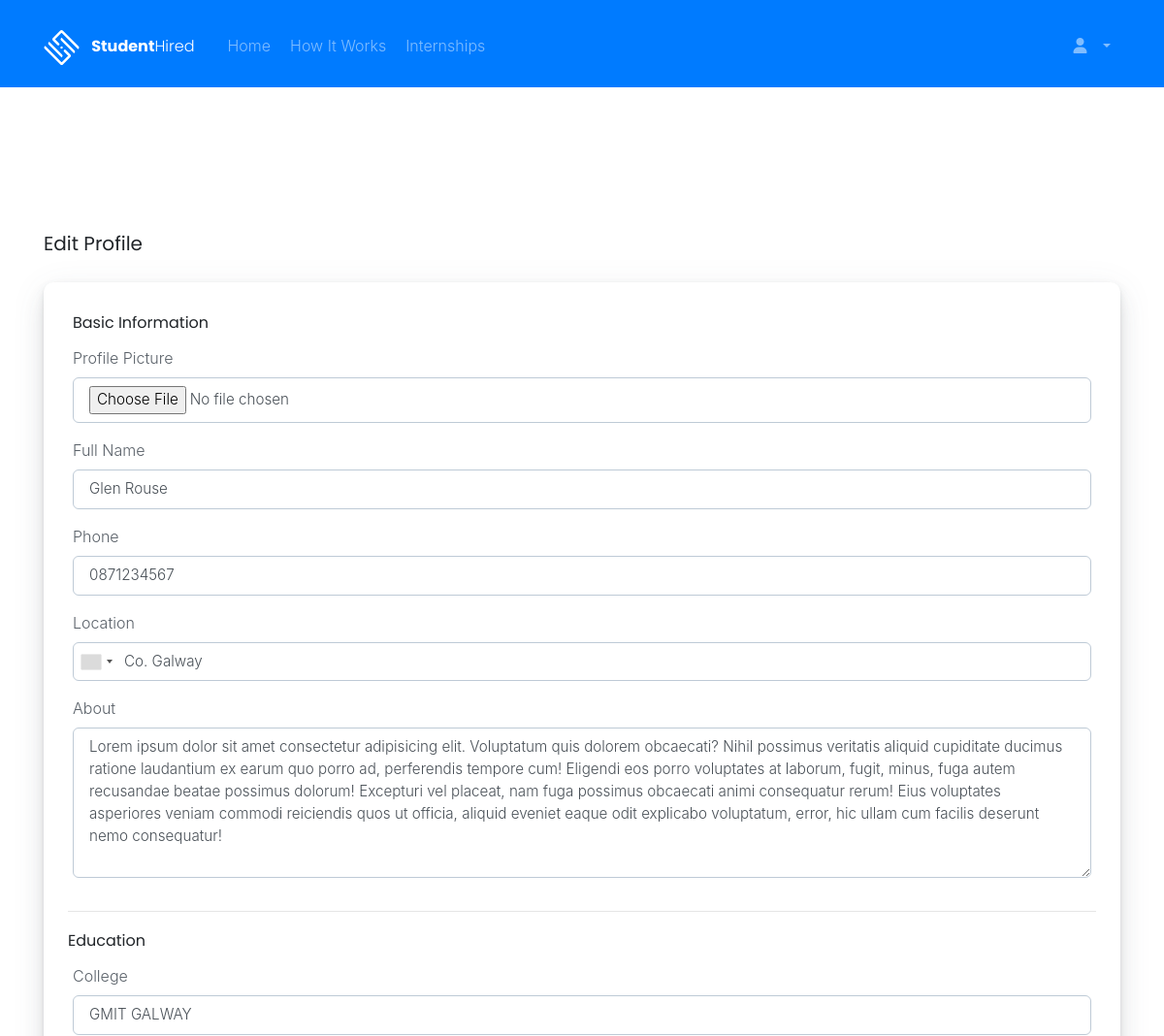
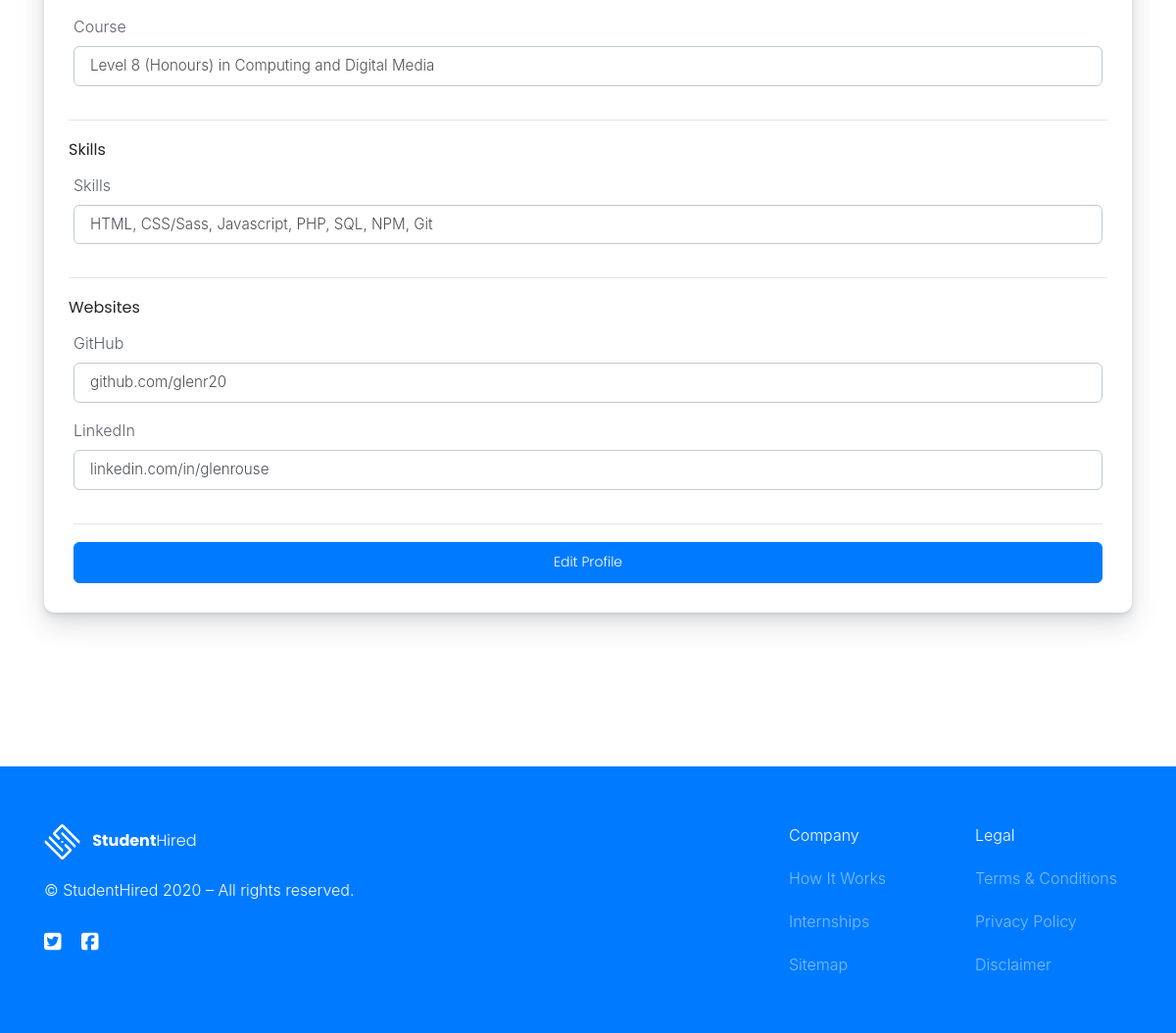
Page /studentprofile.php?id=1 on the committed database (2 pictures, top to bottom).
### tables this page shows
CREATE TABLE IF NOT EXISTS Students (
  student_id SMALLINT(3) NOT NULL AUTO_INCREMENT,
  student_fullname VARCHAR(255) NULL DEFAULT NULL,
  student_email VARCHAR(255) NULL DEFAULT NULL,
  student_password VARCHAR(255) NULL DEFAULT NULL,
  student_phone INT(10) ZEROFILL NULL,
  student_location VARCHAR(255) NULL,
  student_bio TEXT NULL,
  student_skills VARCHAR(255) NULL,
  student_github VARCHAR(255) NULL,
  student_linkedin VARCHAR(255) NULL,
  student_college VARCHAR(255) NULL,
  student_course VARCHAR(255) NULL,
  student_picture VARCHAR(255) DEFAULT 'blank-profile-picture.png',
PRIMARY KEY (student_id));

### studentprofile.php (the view, shortened to what this page needs)
<?php
require('config/db.php');
$id = mysqli_real_escape_string($conn, $_GET['id']);
$query = "SELECT * FROM students WHERE student_id = {$id}";
$result = mysqli_query($conn, $query);
$lists = mysqli_fetch_assoc($result);
?>
<?php include('includes/header.php'); ?>
<body class="studentprofile">
  <div class="welcome d-flex justify-content-center flex-column">
    <?php include('includes/nav_studentprofile.php'); ?>
    <div class="d-flex flex-column inner-wrapper justify-contents-center mt-auto mb-auto container">
      <div class="row">
        <div class="col-md-8 mb-3">
          <div class="about-title d-flex justify-content-between align-items-end">
            <h5>Edit Profile</h5>
          </div>
        </div>
      </div>
      <div class="row">
        <div class="col-md-12 col-lg-12 mb-2 mx-auto">
          <div class="card">
            <div class="card-body">
              <form method="POST" action="<?php $_SERVER['PHP_SELF']; ?>" id="studentprofile"
                enctype="multipart/form-data" class="needs-validation" novalidate>
                <h6>Basic Information</h6>
                <div class="form-row">
                  <div class="form-group col-md-12">
                    <label for="student-picture">Profile Picture</label>
                    <input type="file" class="form-control" id="student-picture" name="student-picture"
                      placeholder="Insert Image" required>
                  </div>
                  <div class="form-group col-md-12">
                    <label for="student-fullname">Full Name</label>
                    <input type="text" class="form-control" id="student-fullname" name="student-fullname"
                      value="<?php echo $lists['student_fullname']; ?>" placeholder="Full Name" required>
                  </div>
                  <div class="form-group col-md-12">
                    <label for="student-phone">Phone</label>
                    <input type="text" class="form-control" id="student-phone" name="student-phone"
                      value="<?php echo $lists['student_phone']; ?>" placeholder="Phone" required>
                  </div>
                  <div class="form-group col-md-12">
                    <label for="student-location">Location</label>
                    <input type="text" class="form-control" id="country" id="student-location" name="student-location"
                      value="<?php echo $lists['student_location']; ?>" placeholder="Location" required>
                  </div>
                  <div class="form-group col-md-12">
                    <label for="student-about">About</label>
                    <textarea class="form-control" id="student-about" name="student-about" rows="6"
                      required><?php echo $lists['student_bio']; ?></textarea>
                  </div>
                  <hr>
                  <h6>Education</h6>
                  <div class="form-group col-md-12">
                    <label for="student-college">College</label>
                    <input type="text" class="form-control" id="student-college" name="student-college"
                      value="<?php echo $lists['student_college']; ?>" placeholder="College" required>
                  </div>
                  <div class="form-group col-md-12">
                    <label for="student-course">Course</label>
                    <input type="text" class="form-control" id="student-course" name="student-course"
                      value="<?php echo $lists['student_course']; ?>" placeholder="Course" required>
                  </div>
                  <hr>
                  <h6>Skills</h6>
                  <div class="form-group col-md-12">
                    <label for="student-skills">Skills</label>
                    <input type="text" class="form-control" id="student-skills" name="student-skills"
                      value="<?php echo $lists['student_skills']; ?>" placeholder="Skills" required>
                  </div>
                  <hr>
                  <h6>Websites</h6>
                  <div class="form-group col-md-12">
                    <label for="student-github">GitHub</label>
                    <input type="text" class="form-control" id="student-github" name="student-github"
                      value="<?php echo $lists['student_github']; ?>" placeholder="GitHub" required>
                  </div>
                  <div class="form-group col-md-12">
                    <label for="student-linkedin">LinkedIn</label>
                    <input type="text" class="form-control" id="student-linkedin" name="student-linkedin"
                      value="<?php echo $lists['student_linkedin']; ?>" placeholder="LinkedIn" required>
                  </div>
                </div>
                <hr>
                <div class="d-flex">
                  <button type="submit" name="profile" class="btn btn-primary flex-grow-1">Edit Profile</button>
                </div>
              </form>
            </div>
          </div>
        </div>
      </div>
    </div>
  </div>
  <?php include('includes/footer.php'); ?>

### rows in the picture
students: student-fullname "Glen Rouse", student-phone "0871234567", student-location "Co. Galway", student-about "Lorem ipsum dolor sit amet consectetur adipisicing elit. Voluptatum quis dolorem obcaecati? Nihil possimus veritatis aliquid cupiditate ducimus ratione laudantium ex earum quo porro ad, perferendis tempore cum! Eligendi eos porro voluptates at laborum, fugit, minus, fuga autem recusandae beatae possimus dolorum! Excepturi vel placeat, nam fuga possimus obcaecati animi consequatur rerum! Eius voluptates asperiores veniam commodi reiciendis quos ut officia, aliquid eveniet eaque odit explicabo voluptatum, error, hic ullam cum facilis deserunt nemo consequatur!", student-college "GMIT GALWAY", student-course "Level 8 (Honours) in Computing and Digital Media", student-skills "HTML, CSS/Sass, Javascript, PHP, SQL, NPM, Git", student-github "github.com/glenr20", student-linkedin "linkedin.com/in/glenrouse"
